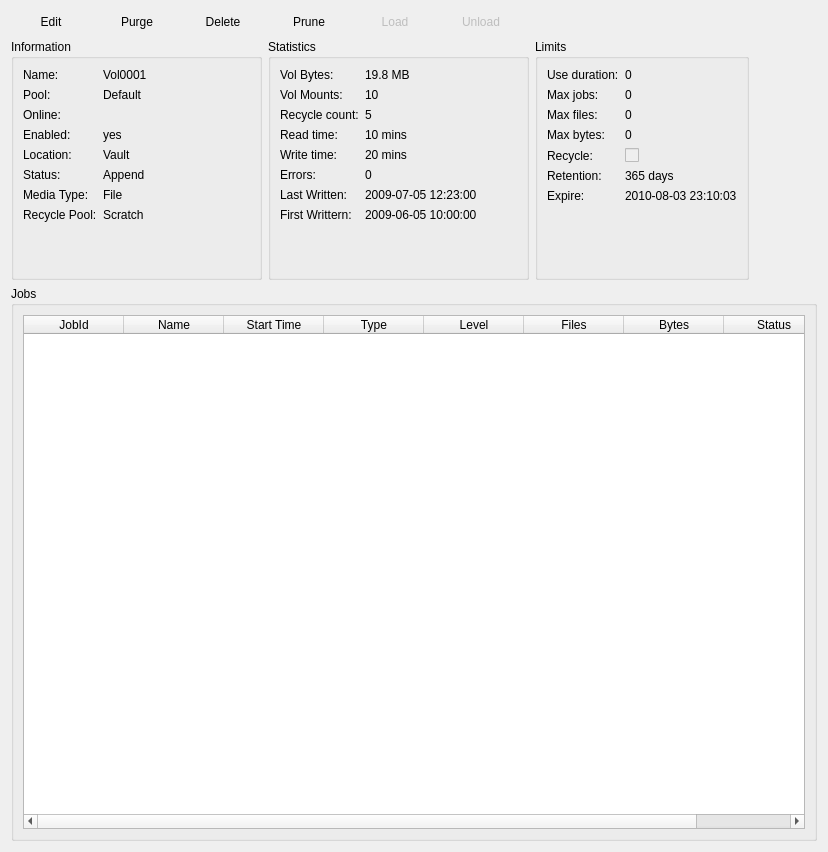
<ui version="4.0" >
 <class>mediaInfoForm</class>
 <widget class="QWidget" name="mediaInfoForm" >
  <property name="geometry" >
   <rect>
    <x>0</x>
    <y>0</y>
    <width>828</width>
    <height>852</height>
   </rect>
  </property>
  <property name="windowTitle" >
   <string>Form</string>
  </property>
  <layout class="QVBoxLayout" name="verticalLayout" >
   <item>
    <layout class="QHBoxLayout" name="horizontalLayout_2" >
     <item>
      <widget class="QPushButton" name="pbEdit" >
       <property name="text" >
        <string>Edit</string>
       </property>
       <property name="icon" >
        <iconset resource="../main.qrc" >
         <normaloff>:/images/edit.png</normaloff>:/images/edit.png</iconset>
       </property>
       <property name="flat" >
        <bool>true</bool>
       </property>
      </widget>
     </item>
     <item>
      <widget class="QPushButton" name="pbPurge" >
       <property name="text" >
        <string>Purge</string>
       </property>
       <property name="icon" >
        <iconset resource="../main.qrc" >
         <normaloff>:/images/purge.png</normaloff>:/images/purge.png</iconset>
       </property>
       <property name="flat" >
        <bool>true</bool>
       </property>
      </widget>
     </item>
     <item>
      <widget class="QPushButton" name="pbDelete" >
       <property name="text" >
        <string>Delete</string>
       </property>
       <property name="icon" >
        <iconset resource="../main.qrc" >
         <normaloff>:/images/purge.png</normaloff>:/images/purge.png</iconset>
       </property>
       <property name="flat" >
        <bool>true</bool>
       </property>
      </widget>
     </item>
     <item>
      <widget class="QPushButton" name="pbPrune" >
       <property name="text" >
        <string>Prune</string>
       </property>
       <property name="icon" >
        <iconset resource="../main.qrc" >
         <normaloff>:/images/edit-cut.png</normaloff>:/images/edit-cut.png</iconset>
       </property>
       <property name="flat" >
        <bool>true</bool>
       </property>
      </widget>
     </item>
     <item>
      <widget class="QPushButton" name="pbLoad" >
       <property name="enabled" >
        <bool>false</bool>
       </property>
       <property name="text" >
        <string>Load</string>
       </property>
       <property name="icon" >
        <iconset resource="../main.qrc" >
         <normaloff>:/images/intern.png</normaloff>:/images/intern.png</iconset>
       </property>
       <property name="flat" >
        <bool>true</bool>
       </property>
      </widget>
     </item>
     <item>
      <widget class="QPushButton" name="pbUnload" >
       <property name="enabled" >
        <bool>false</bool>
       </property>
       <property name="text" >
        <string>Unload</string>
       </property>
       <property name="icon" >
        <iconset resource="../main.qrc" >
         <normaloff>:/images/extern.png</normaloff>:/images/extern.png</iconset>
       </property>
       <property name="flat" >
        <bool>true</bool>
       </property>
      </widget>
     </item>
     <item>
      <spacer name="horizontalSpacer" >
       <property name="orientation" >
        <enum>Qt::Horizontal</enum>
       </property>
       <property name="sizeHint" stdset="0" >
        <size>
         <width>40</width>
         <height>20</height>
        </size>
       </property>
      </spacer>
     </item>
    </layout>
   </item>
   <item>
    <layout class="QHBoxLayout" name="horizontalLayout_3" >
     <property name="sizeConstraint" >
      <enum>QLayout::SetFixedSize</enum>
     </property>
     <item>
      <widget class="QGroupBox" name="groupBox_2" >
       <property name="sizePolicy" >
        <sizepolicy vsizetype="Fixed" hsizetype="Fixed" >
         <horstretch>0</horstretch>
         <verstretch>0</verstretch>
        </sizepolicy>
       </property>
       <property name="minimumSize" >
        <size>
         <width>251</width>
         <height>241</height>
        </size>
       </property>
       <property name="baseSize" >
        <size>
         <width>251</width>
         <height>243</height>
        </size>
       </property>
       <property name="title" >
        <string>Information</string>
       </property>
       <layout class="QFormLayout" name="formLayout_3" >
        <property name="fieldGrowthPolicy" >
         <enum>QFormLayout::AllNonFixedFieldsGrow</enum>
        </property>
        <property name="labelAlignment" >
         <set>Qt::AlignLeading|Qt::AlignLeft|Qt::AlignVCenter</set>
        </property>
        <property name="formAlignment" >
         <set>Qt::AlignLeading|Qt::AlignLeft|Qt::AlignTop</set>
        </property>
        <item row="1" column="0" >
         <widget class="QLabel" name="label" >
          <property name="text" >
           <string>Pool:</string>
          </property>
         </widget>
        </item>
        <item row="1" column="1" >
         <widget class="QLabel" name="label_Pool" >
          <property name="text" >
           <string>Default</string>
          </property>
          <property name="textInteractionFlags" >
           <set>Qt::LinksAccessibleByMouse|Qt::TextSelectableByMouse</set>
          </property>
         </widget>
        </item>
        <item row="2" column="0" >
         <widget class="QLabel" name="label_2" >
          <property name="text" >
           <string>Online:</string>
          </property>
         </widget>
        </item>
        <item row="2" column="1" >
         <widget class="QLabel" name="label_Online" >
          <property name="text" >
           <string/>
          </property>
          <property name="pixmap" >
           <pixmap resource="../main.qrc" >:/images/inflag0.png</pixmap>
          </property>
         </widget>
        </item>
        <item row="3" column="0" >
         <widget class="QLabel" name="label_3" >
          <property name="text" >
           <string>Enabled:</string>
          </property>
         </widget>
        </item>
        <item row="3" column="1" >
         <widget class="QLabel" name="label_Enabled" >
          <property name="text" >
           <string>yes</string>
          </property>
         </widget>
        </item>
        <item row="4" column="0" >
         <widget class="QLabel" name="label_4" >
          <property name="text" >
           <string>Location:</string>
          </property>
         </widget>
        </item>
        <item row="4" column="1" >
         <widget class="QLabel" name="label_Location" >
          <property name="text" >
           <string>Vault</string>
          </property>
          <property name="textInteractionFlags" >
           <set>Qt::LinksAccessibleByMouse|Qt::TextSelectableByMouse</set>
          </property>
         </widget>
        </item>
        <item row="5" column="0" >
         <widget class="QLabel" name="label_5" >
          <property name="text" >
           <string>Status:</string>
          </property>
         </widget>
        </item>
        <item row="5" column="1" >
         <widget class="QLabel" name="label_VolStatus" >
          <property name="text" >
           <string>Append</string>
          </property>
          <property name="textInteractionFlags" >
           <set>Qt::LinksAccessibleByMouse|Qt::TextSelectableByMouse</set>
          </property>
         </widget>
        </item>
        <item row="6" column="0" >
         <widget class="QLabel" name="label_33" >
          <property name="text" >
           <string>Media Type:</string>
          </property>
         </widget>
        </item>
        <item row="6" column="1" >
         <widget class="QLabel" name="label_MediaType" >
          <property name="text" >
           <string>File</string>
          </property>
          <property name="textInteractionFlags" >
           <set>Qt::LinksAccessibleByMouse|Qt::TextSelectableByMouse</set>
          </property>
         </widget>
        </item>
        <item row="7" column="0" >
         <widget class="QLabel" name="label_35" >
          <property name="text" >
           <string>Recycle Pool:</string>
          </property>
         </widget>
        </item>
        <item row="7" column="1" >
         <widget class="QLabel" name="label_RecyclePool" >
          <property name="text" >
           <string>Scratch</string>
          </property>
          <property name="textInteractionFlags" >
           <set>Qt::LinksAccessibleByMouse|Qt::TextSelectableByMouse</set>
          </property>
         </widget>
        </item>
        <item row="0" column="0" >
         <widget class="QLabel" name="label_17" >
          <property name="text" >
           <string>Name:</string>
          </property>
         </widget>
        </item>
        <item row="0" column="1" >
         <widget class="QLabel" name="label_VolumeName" >
          <property name="text" >
           <string>Vol0001</string>
          </property>
          <property name="textInteractionFlags" >
           <set>Qt::LinksAccessibleByMouse|Qt::TextSelectableByMouse</set>
          </property>
         </widget>
        </item>
       </layout>
      </widget>
     </item>
     <item>
      <widget class="QGroupBox" name="groupBox_3" >
       <property name="sizePolicy" >
        <sizepolicy vsizetype="Fixed" hsizetype="Fixed" >
         <horstretch>0</horstretch>
         <verstretch>0</verstretch>
        </sizepolicy>
       </property>
       <property name="minimumSize" >
        <size>
         <width>261</width>
         <height>241</height>
        </size>
       </property>
       <property name="baseSize" >
        <size>
         <width>261</width>
         <height>241</height>
        </size>
       </property>
       <property name="title" >
        <string>Statistics</string>
       </property>
       <layout class="QFormLayout" name="formLayout_2" >
        <property name="fieldGrowthPolicy" >
         <enum>QFormLayout::AllNonFixedFieldsGrow</enum>
        </property>
        <property name="labelAlignment" >
         <set>Qt::AlignLeading|Qt::AlignLeft|Qt::AlignVCenter</set>
        </property>
        <property name="formAlignment" >
         <set>Qt::AlignLeading|Qt::AlignLeft|Qt::AlignTop</set>
        </property>
        <item row="0" column="0" >
         <widget class="QLabel" name="label_6" >
          <property name="text" >
           <string>Vol Bytes:</string>
          </property>
         </widget>
        </item>
        <item row="0" column="1" >
         <widget class="QLabel" name="label_VolBytes" >
          <property name="text" >
           <string>19.8 MB</string>
          </property>
          <property name="textInteractionFlags" >
           <set>Qt::LinksAccessibleByMouse|Qt::TextSelectableByMouse</set>
          </property>
         </widget>
        </item>
        <item row="1" column="0" >
         <widget class="QLabel" name="label_11" >
          <property name="text" >
           <string>Vol Mounts:</string>
          </property>
         </widget>
        </item>
        <item row="1" column="1" >
         <widget class="QLabel" name="label_VolMounts" >
          <property name="text" >
           <string>10</string>
          </property>
          <property name="textInteractionFlags" >
           <set>Qt::LinksAccessibleByMouse|Qt::TextSelectableByMouse</set>
          </property>
         </widget>
        </item>
        <item row="2" column="0" >
         <widget class="QLabel" name="label_12" >
          <property name="text" >
           <string>Recycle count:</string>
          </property>
         </widget>
        </item>
        <item row="2" column="1" >
         <widget class="QLabel" name="label_RecycleCount" >
          <property name="text" >
           <string>5</string>
          </property>
          <property name="textInteractionFlags" >
           <set>Qt::LinksAccessibleByMouse|Qt::TextSelectableByMouse</set>
          </property>
         </widget>
        </item>
        <item row="3" column="0" >
         <widget class="QLabel" name="label_13" >
          <property name="text" >
           <string>Read time:</string>
          </property>
         </widget>
        </item>
        <item row="3" column="1" >
         <widget class="QLabel" name="label_VolReadTime" >
          <property name="text" >
           <string>10 mins</string>
          </property>
          <property name="textInteractionFlags" >
           <set>Qt::LinksAccessibleByMouse|Qt::TextSelectableByMouse</set>
          </property>
         </widget>
        </item>
        <item row="4" column="0" >
         <widget class="QLabel" name="label_14" >
          <property name="text" >
           <string>Write time:</string>
          </property>
         </widget>
        </item>
        <item row="4" column="1" >
         <widget class="QLabel" name="label_VolWriteTime" >
          <property name="text" >
           <string>20 mins</string>
          </property>
          <property name="textInteractionFlags" >
           <set>Qt::LinksAccessibleByMouse|Qt::TextSelectableByMouse</set>
          </property>
         </widget>
        </item>
        <item row="5" column="0" >
         <widget class="QLabel" name="label_15" >
          <property name="text" >
           <string>Errors:</string>
          </property>
         </widget>
        </item>
        <item row="5" column="1" >
         <widget class="QLabel" name="label_VolErrors" >
          <property name="text" >
           <string>0</string>
          </property>
          <property name="textInteractionFlags" >
           <set>Qt::LinksAccessibleByMouse|Qt::TextSelectableByMouse</set>
          </property>
         </widget>
        </item>
        <item row="6" column="0" >
         <widget class="QLabel" name="label_31" >
          <property name="text" >
           <string>Last Written:</string>
          </property>
         </widget>
        </item>
        <item row="6" column="1" >
         <widget class="QLabel" name="label_LastWritten" >
          <property name="text" >
           <string>2009-07-05 12:23:00</string>
          </property>
          <property name="textInteractionFlags" >
           <set>Qt::LinksAccessibleByMouse|Qt::TextSelectableByMouse</set>
          </property>
         </widget>
        </item>
        <item row="7" column="0" >
         <widget class="QLabel" name="label_16" >
          <property name="text" >
           <string>First Writtern:</string>
          </property>
         </widget>
        </item>
        <item row="7" column="1" >
         <widget class="QLabel" name="label_FirstWritten" >
          <property name="text" >
           <string>2009-06-05 10:00:00</string>
          </property>
          <property name="textInteractionFlags" >
           <set>Qt::LinksAccessibleByMouse|Qt::TextSelectableByMouse</set>
          </property>
         </widget>
        </item>
       </layout>
      </widget>
     </item>
     <item>
      <widget class="QGroupBox" name="groupBox_4" >
       <property name="sizePolicy" >
        <sizepolicy vsizetype="Fixed" hsizetype="Fixed" >
         <horstretch>0</horstretch>
         <verstretch>0</verstretch>
        </sizepolicy>
       </property>
       <property name="minimumSize" >
        <size>
         <width>200</width>
         <height>241</height>
        </size>
       </property>
       <property name="baseSize" >
        <size>
         <width>200</width>
         <height>241</height>
        </size>
       </property>
       <property name="title" >
        <string>Limits</string>
       </property>
       <layout class="QFormLayout" name="formLayout" >
        <property name="labelAlignment" >
         <set>Qt::AlignLeading|Qt::AlignLeft|Qt::AlignVCenter</set>
        </property>
        <property name="formAlignment" >
         <set>Qt::AlignLeading|Qt::AlignLeft|Qt::AlignTop</set>
        </property>
        <item row="0" column="0" >
         <widget class="QLabel" name="label_9" >
          <property name="text" >
           <string>Use duration:</string>
          </property>
         </widget>
        </item>
        <item row="0" column="1" >
         <widget class="QLabel" name="label_VolUseDuration" >
          <property name="text" >
           <string>0</string>
          </property>
          <property name="textInteractionFlags" >
           <set>Qt::LinksAccessibleByMouse|Qt::TextSelectableByMouse</set>
          </property>
         </widget>
        </item>
        <item row="1" column="0" >
         <widget class="QLabel" name="label_10" >
          <property name="text" >
           <string>Max jobs:</string>
          </property>
         </widget>
        </item>
        <item row="1" column="1" >
         <widget class="QLabel" name="label_MaxVolJobs" >
          <property name="text" >
           <string>0</string>
          </property>
          <property name="textInteractionFlags" >
           <set>Qt::LinksAccessibleByMouse|Qt::TextSelectableByMouse</set>
          </property>
         </widget>
        </item>
        <item row="2" column="0" >
         <widget class="QLabel" name="label_37" >
          <property name="text" >
           <string>Max files:</string>
          </property>
         </widget>
        </item>
        <item row="2" column="1" >
         <widget class="QLabel" name="label_MaxVolFiles" >
          <property name="text" >
           <string>0</string>
          </property>
          <property name="textInteractionFlags" >
           <set>Qt::LinksAccessibleByMouse|Qt::TextSelectableByMouse</set>
          </property>
         </widget>
        </item>
        <item row="3" column="0" >
         <widget class="QLabel" name="label_38" >
          <property name="text" >
           <string>Max bytes:</string>
          </property>
         </widget>
        </item>
        <item row="3" column="1" >
         <widget class="QLabel" name="label_MaxVolBytes" >
          <property name="text" >
           <string>0</string>
          </property>
          <property name="textInteractionFlags" >
           <set>Qt::LinksAccessibleByMouse|Qt::TextSelectableByMouse</set>
          </property>
         </widget>
        </item>
        <item row="4" column="0" >
         <widget class="QLabel" name="label_41" >
          <property name="text" >
           <string>Recycle:</string>
          </property>
         </widget>
        </item>
        <item row="4" column="1" >
         <widget class="QCheckBox" name="chkbox_Recycle" >
          <property name="enabled" >
           <bool>false</bool>
          </property>
          <property name="text" >
           <string/>
          </property>
         </widget>
        </item>
        <item row="5" column="0" >
         <widget class="QLabel" name="label_8" >
          <property name="text" >
           <string>Retention:</string>
          </property>
         </widget>
        </item>
        <item row="5" column="1" >
         <widget class="QLabel" name="label_VolRetention" >
          <property name="text" >
           <string>365 days</string>
          </property>
          <property name="textInteractionFlags" >
           <set>Qt::LinksAccessibleByMouse|Qt::TextSelectableByMouse</set>
          </property>
         </widget>
        </item>
        <item row="6" column="0" >
         <widget class="QLabel" name="label_7" >
          <property name="text" >
           <string>Expire:</string>
          </property>
         </widget>
        </item>
        <item row="6" column="1" >
         <widget class="QLabel" name="label_Expire" >
          <property name="text" >
           <string>2010-08-03 23:10:03</string>
          </property>
          <property name="textInteractionFlags" >
           <set>Qt::LinksAccessibleByMouse|Qt::TextSelectableByMouse</set>
          </property>
         </widget>
        </item>
       </layout>
      </widget>
     </item>
     <item>
      <spacer name="horizontalSpacer_2" >
       <property name="orientation" >
        <enum>Qt::Horizontal</enum>
       </property>
       <property name="sizeHint" stdset="0" >
        <size>
         <width>40</width>
         <height>20</height>
        </size>
       </property>
      </spacer>
     </item>
    </layout>
   </item>
   <item>
    <widget class="QGroupBox" name="groupBox" >
     <property name="sizePolicy" >
      <sizepolicy vsizetype="Expanding" hsizetype="Expanding" >
       <horstretch>0</horstretch>
       <verstretch>0</verstretch>
      </sizepolicy>
     </property>
     <property name="title" >
      <string>Jobs</string>
     </property>
     <layout class="QHBoxLayout" name="horizontalLayout" >
      <item>
       <widget class="QTableWidget" name="tableJob" >
        <column>
         <property name="text" >
          <string>JobId</string>
         </property>
        </column>
        <column>
         <property name="text" >
          <string>Name</string>
         </property>
        </column>
        <column>
         <property name="text" >
          <string>Start Time</string>
         </property>
        </column>
        <column>
         <property name="text" >
          <string>Type</string>
         </property>
        </column>
        <column>
         <property name="text" >
          <string>Level</string>
         </property>
        </column>
        <column>
         <property name="text" >
          <string>Files</string>
         </property>
        </column>
        <column>
         <property name="text" >
          <string>Bytes</string>
         </property>
        </column>
        <column>
         <property name="text" >
          <string>Status</string>
         </property>
        </column>
       </widget>
      </item>
     </layout>
    </widget>
   </item>
  </layout>
 </widget>
 <resources>
  <include location="../main.qrc" />
 </resources>
 <connections/>
</ui>
